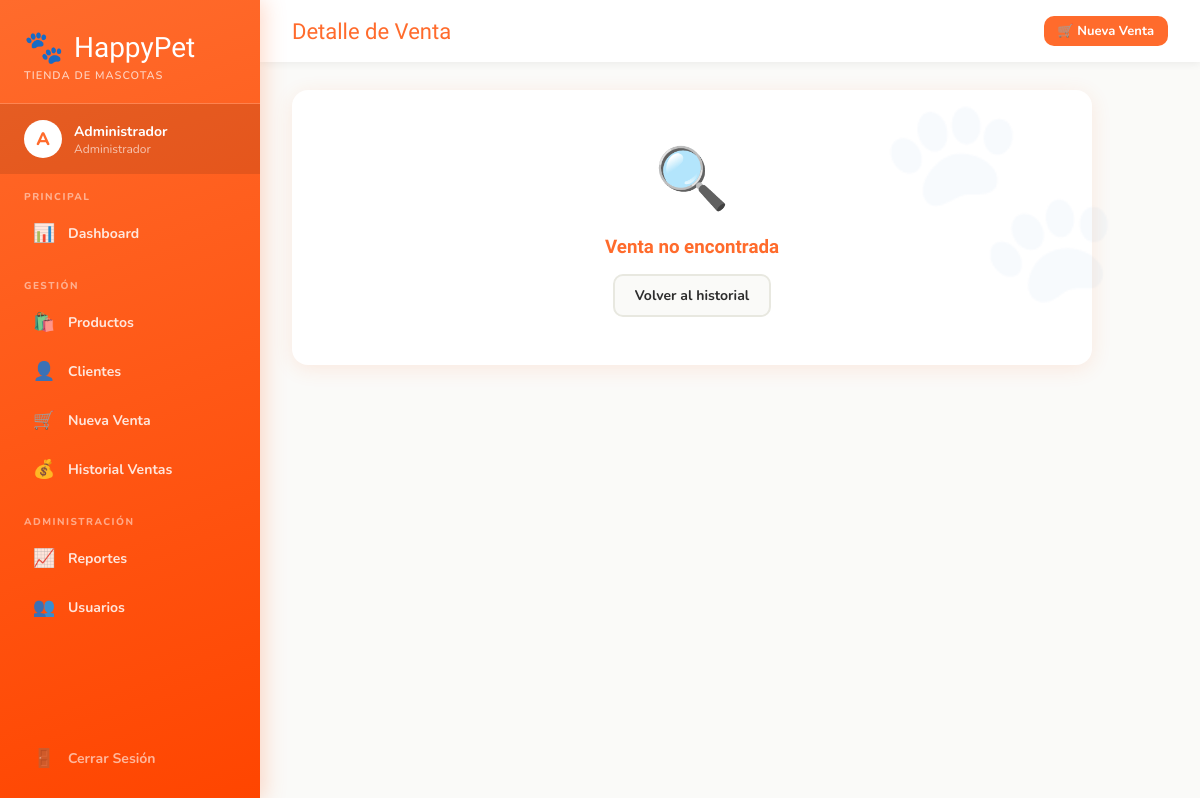
/venta/6/detalle (signed in), run on an earlier commit of the app's database.
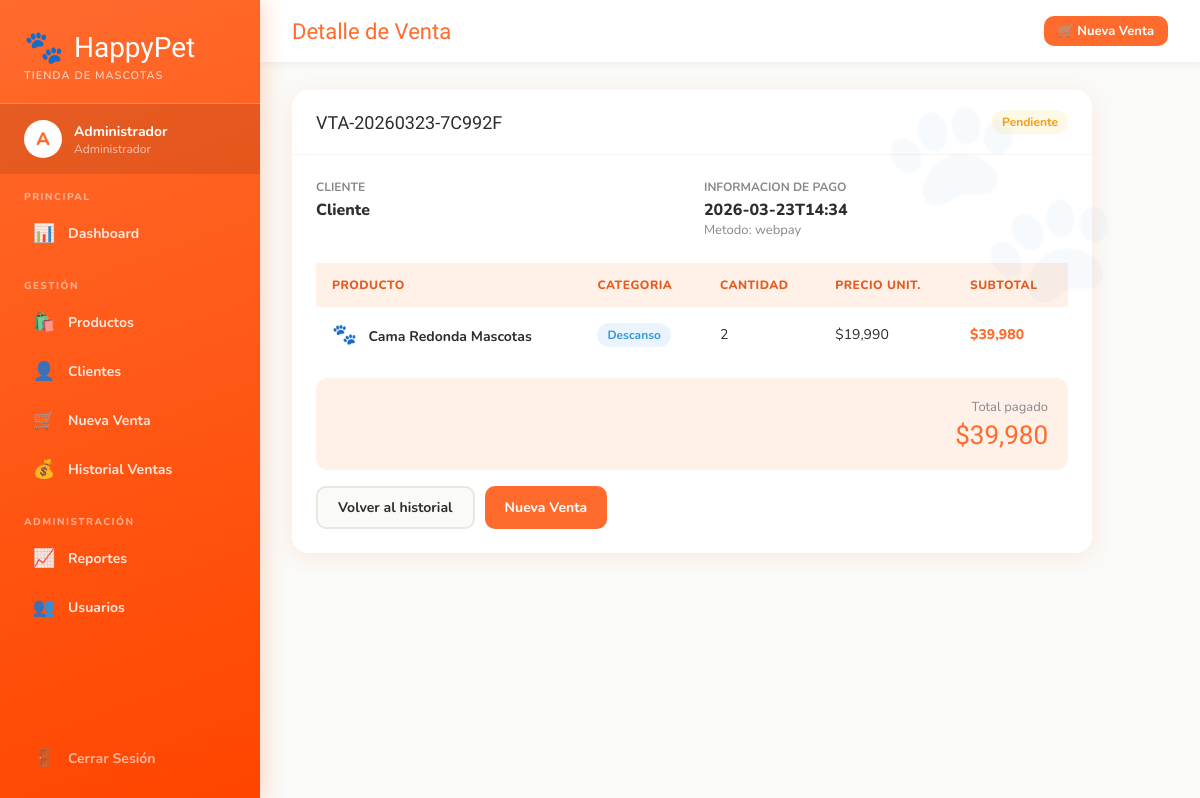
And on a later commit of the database.
### tables this page shows
CREATE TABLE ventas (
        id INTEGER PRIMARY KEY AUTOINCREMENT,
        numero_venta TEXT UNIQUE,
        cliente_nombre TEXT,
        cliente_email TEXT,
        total REAL,
        estado TEXT DEFAULT 'pendiente',
        metodo_pago TEXT DEFAULT 'webpay',
        token_transbank TEXT,
        creado_en TEXT
    );

CREATE TABLE detalle_venta (
        id INTEGER PRIMARY KEY AUTOINCREMENT,
        venta_id INTEGER,
        producto_id INTEGER,
        cantidad INTEGER,
        precio_unitario REAL,
        subtotal REAL,
        FOREIGN KEY(venta_id) REFERENCES ventas(id),
        FOREIGN KEY(producto_id) REFERENCES productos(id)
    );

CREATE TABLE productos (
        id INTEGER PRIMARY KEY AUTOINCREMENT,
        nombre TEXT NOT NULL,
        descripcion TEXT,
        precio REAL NOT NULL,
        stock INTEGER DEFAULT 0,
        categoria TEXT,
        tipo_mascota TEXT,
        imagen TEXT,
        activo INTEGER DEFAULT 1,
        creado_en TEXT
    );

### app.py (the view)
@app.route('/venta/<int:vid>/detalle')
@login_required
def detalle_venta_view(vid):
    conn = get_db()
    venta = conn.execute("SELECT * FROM ventas WHERE id=?", (vid,)).fetchone()
    detalle = conn.execute("""
        SELECT d.*, p.nombre, p.imagen, p.categoria
        FROM detalle_venta d JOIN productos p ON d.producto_id=p.id
        WHERE d.venta_id=?
    """, (vid,)).fetchall()
    conn.close()
    return render_template('detalle_venta.html', venta=venta, detalle=detalle)

### app.py (called while the page is built)
def get_db():
    conn = sqlite3.connect(DB_PATH)
    conn.row_factory = sqlite3.Row
    return conn

def login_required(f):
    from functools import wraps
    @wraps(f)
    def decorated(*args, **kwargs):
        if 'user_id' not in session:
            return redirect(url_for('login'))
        return f(*args, **kwargs)
    return decorated

### templates/detalle_venta.html (shortened to what this page needs)
{% extends "base.html" %}
{% block page_title %}Detalle de Venta{% endblock %}
{% block content %}
<div style="max-width:800px">
{% if not venta %}
<div class="card">
    <div class="card-body" style="text-align:center;padding:48px">
        <div style="font-size:60px;margin-bottom:16px">&#128269;</div>
        <h3 style="font-family:'Fredoka One',cursive;color:var(--orange)">Venta no encontrada</h3>
        <a href="{{ url_for('ventas') }}" class="btn btn-secondary mt-2">Volver al historial</a>
    </div>
</div>
{% else %}
<div class="card mb-3">
    <div class="card-header">
        <span class="card-title">{{ venta['numero_venta'] if venta['numero_venta'] else 'Venta #' + venta['id']|string }}</span>
        {% if venta['estado'] %}
        <span class="badge {{ 'badge-success' if venta['estado']=='pagado' else 'badge-warning' if venta['estado']=='pendiente' else 'badge-danger' }}">
            {{ venta['estado'].capitalize() }}
        </span>
        {% endif %}
    </div>
    <div class="card-body">
        <div class="grid-2 mb-3">
            <div>
                <div style="font-size:12px;color:#888;font-weight:700;text-transform:uppercase;margin-bottom:4px">Cliente</div>
                <div class="fw-bold">{{ venta['cliente_nombre'] or '---' }}</div>
            </div>
            <div>
                <div style="font-size:12px;color:#888;font-weight:700;text-transform:uppercase;margin-bottom:4px">Informacion de Pago</div>
                <div class="fw-bold">{{ venta['creado_en'][:16] if venta['creado_en'] else 'N/A' }}</div>
                <div style="font-size:13px;color:#888">Metodo: {{ venta['metodo_pago'] or 'Webpay' }}</div>
            </div>
        </div>
        {% if detalle %}
        <div class="table-container">
        <table>
            <thead>
                <tr><th>Producto</th><th>Categoria</th><th>Cantidad</th><th>Precio Unit.</th><th>Subtotal</th></tr>
            </thead>
            <tbody>
            {% for d in detalle %}
            <tr>
                <td>
                    <span style="font-size:20px">{{ d['imagen'] if d['imagen'] else '' }}</span>
                    <strong style="margin-left:8px">{{ d['nombre'] }}</strong>
                </td>
                <td><span class="badge badge-info">{{ d['categoria'] or '---' }}</span></td>
                <td>{{ d['cantidad'] }}</td>
                <td>${{ "{:,.0f}".format(d['precio_unitario']) }}</td>
                <td class="text-orange fw-bold">${{ "{:,.0f}".format(d['subtotal']) }}</td>
            </tr>
            {% endfor %}
            </tbody>
        </table>
        </div>
        {% else %}
        <p style="color:#888;text-align:center;padding:20px">Sin items registrados</p>
        {% endif %}
        <div style="text-align:right;margin-top:16px;padding:20px;background:var(--orange-pale);border-radius:12px">
            <div style="font-size:13px;color:#888;margin-bottom:4px">Total pagado</div>
            <div style="font-family:'Fredoka One',cursive;font-size:26px;color:var(--orange)">
                ${{ "{:,.0f}".format(venta['total']) if venta['total'] else '0' }}
            </div>
        </div>
        <div class="mt-2" style="display:flex;gap:10px">
            <a href="{{ url_for('ventas') }}" class="btn btn-secondary">Volver al historial</a>
            <a href="{{ url_for('nueva_venta') }}" class="btn btn-primary">Nueva Venta</a>
        </div>
    </div>
</div>
{% endif %}
</div>
{% endblock %}

What changed in the data, as far as the page shows it:
added ventas: numero_venta "VTA-20260323-7C992F", estado "Pendiente", cliente_nombre "Cliente", creado_en "2026-03-23T14:34", metodo_pago "webpay", total "39,980"
added detalle_venta: imagen "🐾", nombre "Cama Redonda Mascotas", categoria "Descanso", cantidad "2", precio_unitario "19,990", subtotal "39,980"
Also different on the page:
text no longer shown: "🔍 Venta no encontrada"
text now shown: "CLIENTE INFORMACION DE PAGO Metodo: PRODUCTO CATEGORIA CANTIDAD PRECIO UNIT. SUBTOTAL Total pagado $ Nueva Venta"
